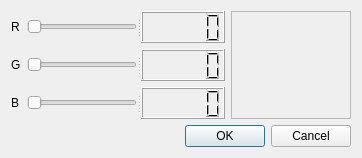
<?xml version="1.0" encoding="UTF-8"?>
<ui version="4.0">
 <class>penColorDialog</class>
 <widget class="QDialog" name="penColorDialog">
  <property name="geometry">
   <rect>
    <x>0</x>
    <y>0</y>
    <width>362</width>
    <height>158</height>
   </rect>
  </property>
  <property name="windowTitle">
   <string>Dialog</string>
  </property>
  <layout class="QGridLayout" name="gridLayout">
   <item row="0" column="0">
    <layout class="QHBoxLayout" name="horizontalLayout_2">
     <item>
      <layout class="QHBoxLayout" name="horizontalLayout">
       <item>
        <layout class="QVBoxLayout" name="verticalLayout_2">
         <item>
          <widget class="QLabel" name="label_3">
           <property name="text">
            <string>R</string>
           </property>
          </widget>
         </item>
         <item>
          <widget class="QLabel" name="label_2">
           <property name="text">
            <string>G</string>
           </property>
          </widget>
         </item>
         <item>
          <widget class="QLabel" name="label">
           <property name="text">
            <string>B</string>
           </property>
          </widget>
         </item>
        </layout>
       </item>
       <item>
        <layout class="QVBoxLayout" name="verticalLayout">
         <item>
          <widget class="QSplitter" name="splitter">
           <property name="orientation">
            <enum>Qt::Horizontal</enum>
           </property>
           <widget class="QSlider" name="sliderR">
            <property name="orientation">
             <enum>Qt::Horizontal</enum>
            </property>
           </widget>
           <widget class="QLCDNumber" name="lcdNumber"/>
          </widget>
         </item>
         <item>
          <widget class="QSplitter" name="splitter_3">
           <property name="orientation">
            <enum>Qt::Horizontal</enum>
           </property>
           <widget class="QSlider" name="sliderG">
            <property name="orientation">
             <enum>Qt::Horizontal</enum>
            </property>
           </widget>
           <widget class="QLCDNumber" name="lcdNumber_3"/>
          </widget>
         </item>
         <item>
          <widget class="QSplitter" name="splitter_2">
           <property name="orientation">
            <enum>Qt::Horizontal</enum>
           </property>
           <widget class="QSlider" name="horizontalSlider_2">
            <property name="orientation">
             <enum>Qt::Horizontal</enum>
            </property>
           </widget>
           <widget class="QLCDNumber" name="lcdNumber_2"/>
          </widget>
         </item>
        </layout>
       </item>
      </layout>
     </item>
     <item>
      <widget class="QFrame" name="frame">
       <property name="minimumSize">
        <size>
         <width>120</width>
         <height>80</height>
        </size>
       </property>
       <property name="frameShape">
        <enum>QFrame::StyledPanel</enum>
       </property>
       <property name="frameShadow">
        <enum>QFrame::Raised</enum>
       </property>
      </widget>
     </item>
    </layout>
   </item>
   <item row="1" column="0">
    <widget class="QDialogButtonBox" name="buttonBox">
     <property name="orientation">
      <enum>Qt::Horizontal</enum>
     </property>
     <property name="standardButtons">
      <set>QDialogButtonBox::Cancel|QDialogButtonBox::Ok</set>
     </property>
    </widget>
   </item>
  </layout>
 </widget>
 <resources/>
 <connections>
  <connection>
   <sender>buttonBox</sender>
   <signal>accepted()</signal>
   <receiver>penColorDialog</receiver>
   <slot>accept()</slot>
   <hints>
    <hint type="sourcelabel">
     <x>248</x>
     <y>254</y>
    </hint>
    <hint type="destinationlabel">
     <x>157</x>
     <y>274</y>
    </hint>
   </hints>
  </connection>
  <connection>
   <sender>buttonBox</sender>
   <signal>rejected()</signal>
   <receiver>penColorDialog</receiver>
   <slot>reject()</slot>
   <hints>
    <hint type="sourcelabel">
     <x>316</x>
     <y>260</y>
    </hint>
    <hint type="destinationlabel">
     <x>286</x>
     <y>274</y>
    </hint>
   </hints>
  </connection>
  <connection>
   <sender>sliderR</sender>
   <signal>valueChanged(int)</signal>
   <receiver>lcdNumber</receiver>
   <slot>display(int)</slot>
   <hints>
    <hint type="sourcelabel">
     <x>96</x>
     <y>49</y>
    </hint>
    <hint type="destinationlabel">
     <x>143</x>
     <y>49</y>
    </hint>
   </hints>
  </connection>
  <connection>
   <sender>sliderG</sender>
   <signal>valueChanged(int)</signal>
   <receiver>lcdNumber_3</receiver>
   <slot>display(int)</slot>
   <hints>
    <hint type="sourcelabel">
     <x>119</x>
     <y>81</y>
    </hint>
    <hint type="destinationlabel">
     <x>149</x>
     <y>81</y>
    </hint>
   </hints>
  </connection>
  <connection>
   <sender>horizontalSlider_2</sender>
   <signal>valueChanged(int)</signal>
   <receiver>lcdNumber_2</receiver>
   <slot>display(int)</slot>
   <hints>
    <hint type="sourcelabel">
     <x>97</x>
     <y>110</y>
    </hint>
    <hint type="destinationlabel">
     <x>148</x>
     <y>110</y>
    </hint>
   </hints>
  </connection>
 </connections>
</ui>
